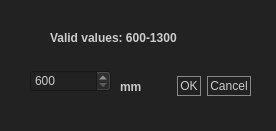
<?xml version="1.0" encoding="UTF-8"?>
<ui version="4.0">
 <class>AddWLDialog</class>
 <widget class="QDialog" name="AddWLDialog">
  <property name="geometry">
   <rect>
    <x>0</x>
    <y>0</y>
    <width>276</width>
    <height>131</height>
   </rect>
  </property>
  <property name="focusPolicy">
   <enum>Qt::StrongFocus</enum>
  </property>
  <property name="windowTitle">
   <string>Add Wavelength</string>
  </property>
  <property name="styleSheet">
   <string notr="true">QPlainTextEdit {
    font-family: &quot;Lucida Console&quot;,&quot;Courier&quot;;
    font-size: 9pt; 
    background-color: #262626;
    selection-background-color: #2e5ea4;
/*    color: #dddddd;  */
}
QWidget:focus {
    border: 1px solid #2e5ea4;
}

QTapWidget{
    border: 1px solid #2e5ea4;
}
QPushButton:pressed {
    background-color: #2e5ea4; 
    border: 1px solid #2e5ea4;
    color: #ffffff;
}
/*QPushButton:flat {
    background-color: #666666;
    color: #ff0000;    
    border: 1px solid #cccccc;
}
QPushButton:default {
    background-color: #ff0000;
    color: #ff0000;    
    border: 1px solid #000000;
}*/
QPushButton {
    color: #cccccc;    
    border: 1px solid #888888;
    background: #ff0000;
    padding: 2px
} 
QWidget {
    background: #222222;
    color: #cccccc;
}

QTreeView::item:has-children {
	font-weight: bold;
}
QTreeView::item:selected {
     background-color: #2e5ea4;
     color: #cccccc;
	 font-weight: bold;
}

QTreeView::branch {
    background-color: #222222;
}

QTabBar::tab {
    background: #222222;   
	border: 2px solid #cccccc;
    border-bottom-color: #cccccc; /* same as the pane color */
    border-top-left-radius: 4px;
    border-top-right-radius: 4px;
    min-width: 8ex;
    padding: 2px;
}

QTabBar::tab:selected {
    background: #2e5ea4
    }
</string>
  </property>
  <widget class="QDialogButtonBox" name="buttonBox">
   <property name="geometry">
    <rect>
     <x>160</x>
     <y>70</y>
     <width>91</width>
     <height>32</height>
    </rect>
   </property>
   <property name="font">
    <font>
     <weight>75</weight>
     <bold>true</bold>
    </font>
   </property>
   <property name="orientation">
    <enum>Qt::Horizontal</enum>
   </property>
   <property name="standardButtons">
    <set>QDialogButtonBox::Cancel|QDialogButtonBox::Ok</set>
   </property>
  </widget>
  <widget class="QSpinBox" name="spinBox">
   <property name="geometry">
    <rect>
     <x>30</x>
     <y>70</y>
     <width>81</width>
     <height>22</height>
    </rect>
   </property>
   <property name="focusPolicy">
    <enum>Qt::TabFocus</enum>
   </property>
   <property name="minimum">
    <number>600</number>
   </property>
   <property name="maximum">
    <number>1300</number>
   </property>
  </widget>
  <widget class="QLabel" name="label">
   <property name="geometry">
    <rect>
     <x>50</x>
     <y>30</y>
     <width>141</width>
     <height>16</height>
    </rect>
   </property>
   <property name="font">
    <font>
     <weight>75</weight>
     <bold>true</bold>
    </font>
   </property>
   <property name="text">
    <string>Valid values: 600-1300</string>
   </property>
  </widget>
  <widget class="QLabel" name="label_2">
   <property name="geometry">
    <rect>
     <x>120</x>
     <y>80</y>
     <width>47</width>
     <height>13</height>
    </rect>
   </property>
   <property name="font">
    <font>
     <weight>75</weight>
     <bold>true</bold>
    </font>
   </property>
   <property name="text">
    <string>mm</string>
   </property>
  </widget>
  <zorder>buttonBox</zorder>
  <zorder>label</zorder>
  <zorder>label_2</zorder>
  <zorder>spinBox</zorder>
 </widget>
 <tabstops>
  <tabstop>spinBox</tabstop>
 </tabstops>
 <resources/>
 <connections>
  <connection>
   <sender>buttonBox</sender>
   <signal>accepted()</signal>
   <receiver>AddWLDialog</receiver>
   <slot>accept()</slot>
   <hints>
    <hint type="sourcelabel">
     <x>248</x>
     <y>254</y>
    </hint>
    <hint type="destinationlabel">
     <x>157</x>
     <y>274</y>
    </hint>
   </hints>
  </connection>
  <connection>
   <sender>buttonBox</sender>
   <signal>rejected()</signal>
   <receiver>AddWLDialog</receiver>
   <slot>reject()</slot>
   <hints>
    <hint type="sourcelabel">
     <x>316</x>
     <y>260</y>
    </hint>
    <hint type="destinationlabel">
     <x>286</x>
     <y>274</y>
    </hint>
   </hints>
  </connection>
 </connections>
</ui>
